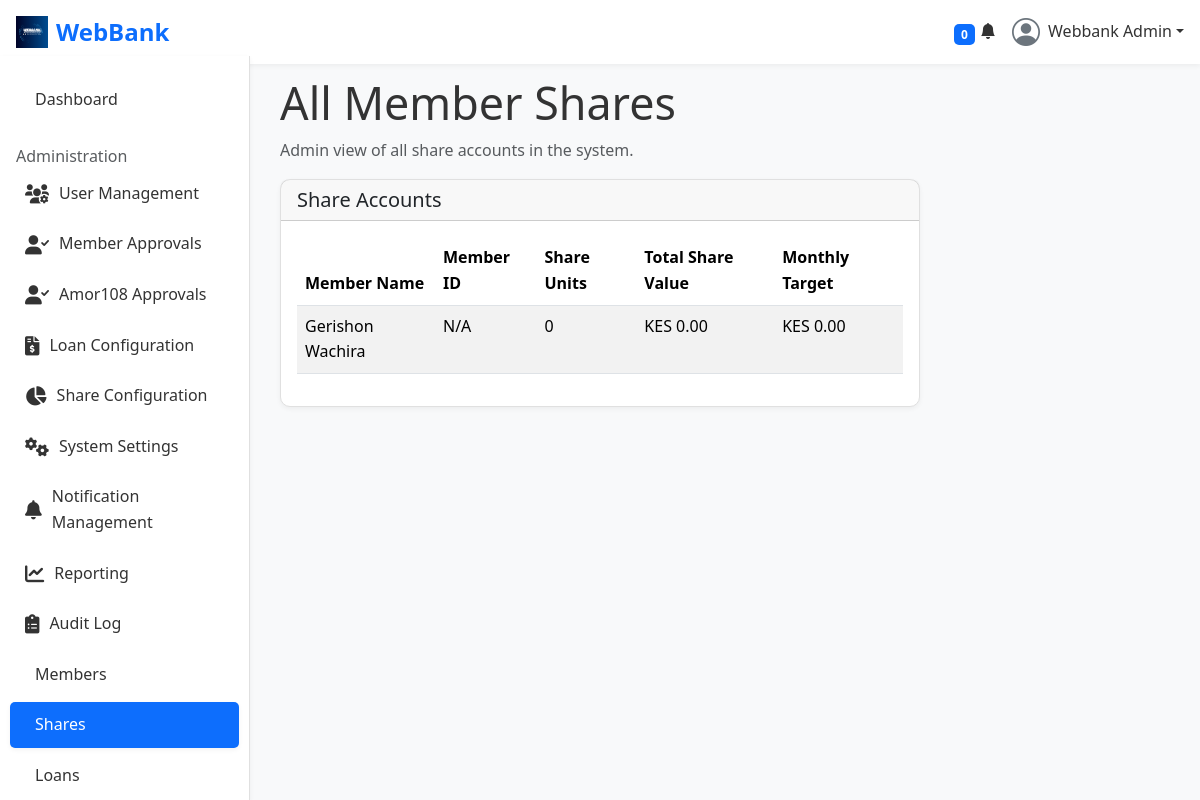
Page /shares/ (signed in) on the committed database.
### accounts/models.py (models this page shows, shortened)
class User(AbstractUser):
    USER_TYPES = (
        ('member', 'Member'),
        ('director', 'Director'),
        ('admin', 'System Admin'),
        ('guarantor', 'Guarantor'),
        ('founder', 'Founder'),
    )
    email = models.EmailField(unique=True) # Redefine email to make it unique
    USERNAME_FIELD = 'email'
    REQUIRED_FIELDS = ['first_name', 'last_name', 'phone_number']
    user_type = models.CharField(max_length=20, choices=USER_TYPES, default='member')
    phone_number = models.CharField(max_length=15, blank=True)
    residential_area = models.CharField(max_length=100, blank=True)
    address = models.TextField(blank=True)
    nationality = models.CharField(max_length=50, blank=True)
    id_number = models.CharField(max_length=20, blank=True)
    passport_no = models.CharField(max_length=20, blank=True)
    date_of_birth = models.DateField(null=True, blank=True)
    profile_picture = models.ImageField(upload_to='profiles/', null=True, blank=True)
    member_id = models.CharField(max_length=20, unique=True, null=True, blank=True)
    date_joined_sacco = models.DateField(null=True, blank=True)
    credit_score = models.IntegerField(default=750)
    is_verified = models.BooleanField(default=False)
    PROFILE_VISIBILITY_CHOICES = [
        ('private', 'Private'),
        ('public', 'Public'),
        ('only_me', 'Only Me'),
    ]
    profile_visibility = models.CharField(max_length=10, choices=PROFILE_VISIBILITY_CHOICES, default='private')
    two_factor_enabled = models.BooleanField(default=False) # Controls user preference for 2FA; full 2FA enforcement logic to be implemented separately.
    email_notifications = models.BooleanField(default=True)
    sms_notifications = models.BooleanField(default=False)
    loan_status_notifications = models.BooleanField(default=True)
    payment_reminders = models.BooleanField(default=True)
    share_dividend_notifications = models.BooleanField(default=True)
    system_maintenance_notifications = models.BooleanField(default=False)
    PREFERRED_LANGUAGE_CHOICES = [
        ('en', 'English'),
        ('es', 'Spanish'),
        ('fr', 'French'),
    ]
    preferred_language = models.CharField(max_length=5, choices=PREFERRED_LANGUAGE_CHOICES, default='en')
    PREFERRED_CURRENCY_CHOICES = [
        ('KES', 'KES (Ksh)'),
        ('USD', 'USD ($)'),
        ('EUR', 'EUR (€)'),
    ]
    preferred_currency = models.CharField(max_length=5, choices=PREFERRED_CURRENCY_CHOICES, default='KES')
    dark_mode_enabled = models.BooleanField(default=False)
    preferred_director = models.ForeignKey(
        'self',
        on_delete=models.SET_NULL,
        null=True,
        blank=True,
        related_name='preferred_members',
        limit_choices_to={'user_type': 'director'} # Filter choices to directors only
    )

### shares/models.py (models this page shows, shortened)
class Share(models.Model):
    member = models.OneToOneField(Amor108Member, on_delete=models.CASCADE, related_name='share_account')
    units = models.IntegerField(default=0)
    unit_price = models.DecimalField(max_digits=10, decimal_places=2, default=100.00)
    total_value = models.DecimalField(max_digits=12, decimal_places=2, default=0.00)
    monthly_share_target = models.DecimalField(
        max_digits=12,
        decimal_places=2,
        default=0.00,
        null=True,
        blank=True,
        help_text="Target amount for monthly share contributions.",
        validators=[MinValueValidator(Decimal('0.01'))] # Ensure target is a positive value
    )

### members_amor108/models.py (models this page shows, shortened)
class Member(models.Model):
    user = models.OneToOneField(settings.AUTH_USER_MODEL, on_delete=models.CASCADE, related_name='amor108_member')
    pool = models.ForeignKey(Pool, on_delete=models.SET_NULL, null=True, blank=True)
    status = models.ForeignKey(MembershipStatus, on_delete=models.SET_NULL, null=True, blank=True)
    date_joined_pool = models.DateField(auto_now_add=True)
    is_suspended = models.BooleanField(default=False)
    suspension_reason = models.TextField(blank=True)
    class Meta:
        verbose_name = 'Amor108 Member'
        verbose_name_plural = 'Amor108 Members'

### shares/views.py (the view, shortened to what this page needs)
# urls.py: path('', views.shares_dashboard, name='shares_dashboard'),
@login_required
def shares_dashboard(request):
    user = request.user
    if user.is_staff:
        all_shares = Share.objects.all().select_related('member__user')
        return render(request, 'shares/all_shares_admin.html', {'shares': all_shares, 'user_type': user.user_type})

### notifications/context_processors.py (called while the page is built)
def user_notifications(request):
    if request.user.is_authenticated:
        unread_count = Notification.objects.filter(user=request.user, is_read=False).count()
        recent_notifications = Notification.objects.filter(user=request.user).order_by('-created_at')[:5]
        all_notifications = Notification.objects.filter(user=request.user).order_by('-created_at') # All notifications
        return {
            'unread_notifications_count': unread_count,
            'recent_notifications': recent_notifications,
            'all_notifications': all_notifications, # Added all notifications
        }
    return {}

### templates/shares/all_shares_admin.html (shortened to what this page needs)
{% extends 'base.html' %}
{% block content %}
<div class="main-content">
    <div class="row">
        <div class="col-md-12">
            <h2>All Member Shares</h2>
            <p class="text-muted">Admin view of all share accounts in the system.</p>
        </div>
    </div>
    <div class="card">
        <div class="card-header">
            <h5 class="mb-0">Share Accounts</h5>
        </div>
        <div class="card-body">
            <div class="table-responsive">
                <table class="table table-striped table-hover">
                    <thead>
                        <tr>
                            <th>Member Name</th>
                            <th>Member ID</th>
                            <th>Share Units</th>
                            <th>Total Share Value</th>
                            <th>Monthly Target</th>
                        </tr>
                    </thead>
                    <tbody>
                        {% for share in shares %}
                        <tr>
                            <td>{{ share.member.user.get_full_name|default:share.member.user.username }}</td>
                            <td>{{ share.member.user.member_id|default:"N/A" }}</td>
                            <td>{{ share.units }}</td>
                            <td>KES {{ share.total_value|floatformat:2 }}</td>
                            <td>KES {{ share.monthly_share_target|floatformat:2 }}</td>
                        </tr>
                        {% empty %}
                        <tr>
                            <td colspan="5" class="text-center">No share accounts found.</td>
                        </tr>
                        {% endfor %}
                    </tbody>
                </table>
            </div>
        </div>
    </div>
</div>
{% endblock %}

### templates/base.html (shortened to what this page needs)
{% load static %}
<!DOCTYPE html>
<html lang="en">
<head>
  <link href="https://cdn.jsdelivr.net/npm/bootstrap@5.3.3/dist/css/bootstrap.min.css" rel="stylesheet">
  <link rel="stylesheet" href="https://cdnjs.cloudflare.com/ajax/libs/font-awesome/6.0.0-beta3/css/all.min.css">
  <link rel="stylesheet" href="{% static 'webbank/css/styles.css' %}">
  <link href='https://cdn.boxicons.com/fonts/basic/boxicons.min.css' rel='stylesheet'>
  <link href="https://cdn.jsdelivr.net/npm/bootstrap-icons@1.10.5/font/bootstrap-icons.css" rel="stylesheet">
</head>
<body>
  <nav class="navbar navbar-expand-lg navbar-light bg-light fixed-top px-3">
      <div class="d-flex align-items-center">
          <a class="navbar-brand d-flex align-items-center" href="{% url 'index' %}">
              <img src="{% static 'webbank/images/webbank.png' %}" alt="WebBank Logo" height="32" class="me-2">
              <span class="fw-bold text-primary">WebBank</span>
          </a>
      </div>
      <div class="ms-auto d-flex align-items-center">
          <li class="nav-item dropdown list-unstyled">
              <a class="nav-link nav-icon" href="#" data-bs-toggle="dropdown">
                  <i class="bi bi-bell-fill"></i>
                  <span class="badge bg-primary badge-number me-3">{{ unread_notifications_count|default:0 }}</span>
              </a>
          </li>
          <li class="nav-item dropdown ps-3 list-unstyled">
              <a class="nav-link nav-profile d-flex align-items-center pe-0" href="#" data-bs-toggle="dropdown">
                  {% if user.profile_picture %}
                  <img src="{{ user.profile_picture.url }}" alt="Profile" class="rounded-circle" width="32" height="32">
                  {% else %}
                  <i class="bi bi-person-circle fs-3 text-secondary"></i>
                  {% endif %}
                  <span class="d-none d-md-block dropdown-toggle ps-2">{{ user.get_full_name|default:user.username }}</span>
              </a>
          </li>
      </div>
  </nav>
  <div class="sidebar" id="sidebar">
      {% if user.is_authenticated %}
    {% if user.user_type == 'founder' %}
        <a href="{% url 'admin_panel:founder_dashboard' %}" class="nav-link {% if request.resolver_match.url_name == 'founder_dashboard' %}active{% endif %}">
            <i class='bx bxs-dashboard'></i> Dashboard
        </a>
    {% elif user.user_type == 'admin' %}
        <a href="{% url 'admin_panel:admin_dashboard' %}" class="nav-link {% if request.resolver_match.url_name == 'admin_dashboard' %}active{% endif %}">
             Dashboard
        </a>
    {% else %}
        <a href="{% url 'dashboard:main_dashboard' %}" class="nav-link {% if request.resolver_match.url_name == 'main_dashboard' %}active{% endif %}">
            <i class='bx bxs-dashboard'></i> Dashboard
        </a>
    {% endif %}
      {% if not is_amor108_dashboard %}
      {% if user.user_type == 'founder' or user.user_type == 'admin' %}
      <h6 class="sidebar-heading d-flex justify-content-between align-items-center px-3 mt-4 mb-1 text-muted">
          <span>Administration</span>
      </h6>
      <a href="{% url 'admin_panel:user_list' %}" class="nav-link {% if 'user_' in request.resolver_match.view_name %}active{% endif %}">
          <i class='fas fa-users-cog'></i> User Management
      </a>
      <a href="{% url 'admin_panel:pending_members' %}" class="nav-link {% if 'pending_members' in request.resolver_match.view_name %}active{% endif %}">
          <i class='fas fa-user-check'></i> Member Approvals
      </a>
      <a href="{% url 'admin_panel:pending_amor108_members' %}" class="nav-link {% if 'pending_amor108_members' in request.resolver_match.view_name %}active{% endif %}">
          <i class='fas fa-user-check'></i> Amor108 Approvals
      </a>
      <a href="{% url 'admin_panel:loan_config_panel' %}" class="nav-link {% if 'loan_config' in request.resolver_match.view_name or 'loan_type' in request.resolver_match.view_name %}active{% endif %}">
          <i class='fas fa-file-invoice-dollar'></i> Loan Configuration
      </a>
      <a href="{% url 'admin_panel:share_config_panel' %}" class="nav-link {% if 'share_config' in request.resolver_match.view_name %}active{% endif %}">
          <i class='fas fa-chart-pie'></i> Share Configuration
      </a>
      <a href="{% url 'admin_panel:system_config_panel' %}" class="nav-link {% if 'system_config' in request.resolver_match.view_name %}active{% endif %}">
          <i class='fas fa-cogs'></i> System Settings
      </a>
      <a href="{% url 'admin_panel:notification_settings_panel' %}" class="nav-link {% if 'notification_' in request.resolver_match.view_name %}active{% endif %}">
          <i class='fas fa-bell'></i> Notification Management
      </a>
      <a href="{% url 'admin_panel:reporting_dashboard' %}" class="nav-link {% if 'report' in request.resolver_match.view_name %}active{% endif %}">
          <i class='fas fa-chart-line'></i> Reporting
      </a>
      <a href="{% url 'admin_panel:audit_log_list' %}" class="nav-link {% if 'audit_log' in request.resolver_match.view_name %}active{% endif %}">
          <i class='fas fa-clipboard-list'></i> Audit Log
      </a>
      {% endif %}
      {% if user.user_type == 'admin' %}
      <a href="{% url 'members:members_dashboard' %}" class="nav-link {% if request.resolver_match.url_name == 'members_dashboard' %}active{% endif %}">
           Members
      </a>
      {% endif %}
      <a href="{% url 'shares:shares_dashboard' %}" class="nav-link {% if request.resolver_match.url_name == 'shares_dashboard' %}active{% endif %}">
           Shares
      </a>
      <a href="{% url 'loans:loans_dashboard' %}" class="nav-link {% if request.resolver_match.url_name == 'loans_dashboard' %}active{% endif %}">
           Loans
      </a>
      {% endif %}
      {% endif %}
  </div>
  <div class="content main-content">
      {% block content %}
      {% endblock %}
  </div>
</body>
</html>

### static/webbank/css/styles.css (style rules this page uses)
:root { --primary-color: #0d6efd; --secondary-color: #6c757d; --success-color: #198754; --info-color: #0dcaf0; --warning-color: #ffc107; --danger-color: #dc3545; --light-color: #f8f9fa; --dark-color: #212529; --bg-light-gray: #f8f9fa; --text-dark: #333; --text-muted: #6c757d; --border-color: #e0e0e0; --shadow-sm: 0 2px 5px rgba(0, 0, 0, 0.05); --shadow-md: 0 5px 15px rgba(0, 0, 0, 0.1); --border-radius-sm: 5px; --border-radius-md: 10px; --border-radius-lg: 15px; --transition-speed: 0.3s; }
*, *::before, *::after { box-sizing: border-box; padding: 0; margin: 0; }
html { scroll-behavior: smooth; }
body { font-family: 'Segoe UI', Roboto, 'Helvetica Neue', Arial, sans-serif; line-height: 1.6; color: var(--text-dark); background-color: var(--bg-light-gray); padding-top: 56px; }
a { text-decoration: none; color: var(--primary-color); transition: color var(--transition-speed) ease, background-color var(--transition-speed) ease; }
.card { border-radius: var(--border-radius-md); border: 1px solid var(--border-color); box-shadow: var(--shadow-sm); transition: all var(--transition-speed) ease; }
h2 { font-size: 2rem; }
h5 { font-size: 1.25rem; }
h6 { font-size: 1rem; }
@media (min-width: 768px) { h2 { font-size: 2.5rem; } }
@media (min-width: 992px) { h2 { font-size: 2.8rem; } }
.navbar { box-shadow: var(--shadow-sm); background-color: white !important; }
.navbar-brand { font-weight: 700; font-size: 1.5rem; color: var(--dark-color) !important; }
.navbar-brand .text-primary { color: var(--primary-color) !important; }
.navbar .badge { position: absolute; top: 5px; right: 5px; padding: 0.35em 0.6em; font-size: 0.75em; line-height: 1; border-radius: var(--border-radius-sm); }
.sidebar { position: fixed; top: 56px; left: 0; height: calc(100% - 56px); width: 250px; background-color: white; border-right: 1px solid var(--border-color); transform: translateX(-100%); transition: transform var(--transition-speed) ease-in-out, width var(--transition-speed) ease-in-out; z-index: 1030; padding-top: 1rem; box-shadow: var(--shadow-sm); }
.sidebar .nav-link { color: var(--text-dark); padding: 10px 15px; display: flex; align-items: center; border-radius: var(--border-radius-sm); margin: 5px 10px; transition: background-color 0.2s ease, color 0.2s ease; }
.sidebar .nav-link i { margin-right: 10px; font-size: 1.2rem; }
.sidebar .nav-link.active { background-color: var(--primary-color); color: white; box-shadow: var(--shadow-sm); }
.content { margin-left: 0; padding: 20px; transition: margin-left var(--transition-speed) ease-in-out; min-height: calc(100vh - 56px); }
@media (min-width: 992px) { .sidebar { transform: translateX(0); width: 250px; } }
@media (min-width: 992px) { .content { margin-left: 250px; } }
.main-content { padding-left: 15px; padding-right: 15px; }
@media (min-width: 992px) { .share-container, .main-content { max-width: calc(100% - 250px); } }

### rows in the picture
User: get_full_name "Webbank Admin"
Share: member.user.get_full_name "Gerishon Wachira", member.user.member_id "N/A", units "0", total_value "0.00", monthly_share_target "0.00"

### other values in the picture
{{ unread_notifications_count|default:0 }} "0"
